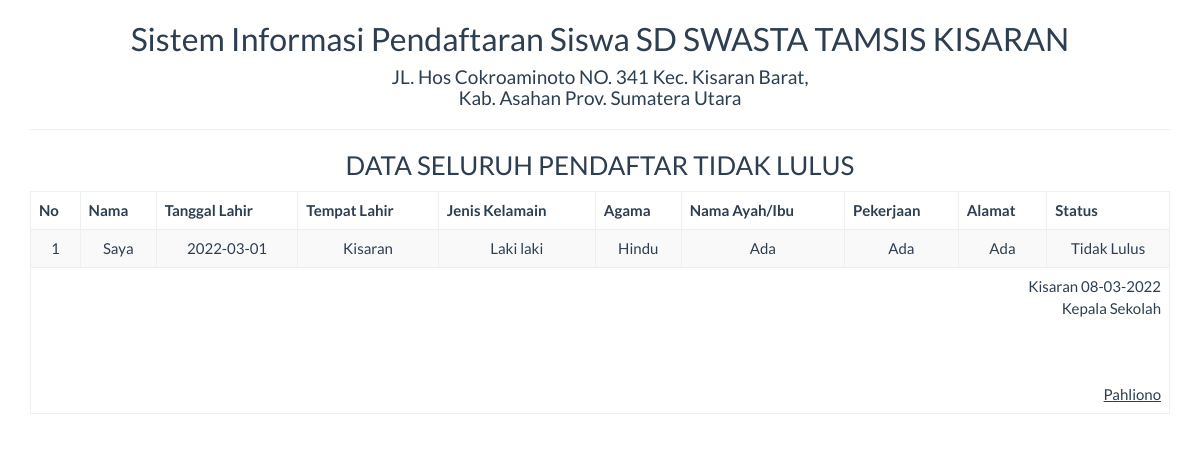
Page /report/tidaklulus_semua.php on the committed database.
### tables this page shows
CREATE TABLE `tbl_pendaftar` (
  `id` int(11) NOT NULL,
  `nmsiswa` varchar(255) NOT NULL,
  `tgllahir` date NOT NULL,
  `tempatlahir` varchar(50) NOT NULL,
  `jk` varchar(20) NOT NULL,
  `agama` varchar(20) NOT NULL,
  `nmortu` varchar(255) NOT NULL,
  `pekerjaan` varchar(50) NOT NULL,
  `nohp` varchar(15) NOT NULL,
  `nowa` varchar(15) NOT NULL,
  `alamat` varchar(200) NOT NULL,
  `id_status` varchar(20) NOT NULL
);

### report/tidaklulus_semua.php (the view, shortened to what this page needs)
<!DOCTYPE html>
<html>
    <head>
        <link href="../Assets/css/bootstrap.min.css" rel="stylesheet" type="text/css"/>
    </head>
    <body onload="print()">
        <?php
        include '../config/koneksi.php';
        ?>
        <div class="container">
            <div class='row'>
                <div class="col-sm-12">
                    <div class="text-center">
                        <h2>Sistem Informasi Pendaftaran Siswa SD SWASTA TAMSIS KISARAN</h2>
                        <h4> JL. Hos Cokroaminoto NO. 341 Kec. Kisaran Barat,<br> Kab. Asahan Prov. Sumatera Utara </h4>
                        <hr>
                        <h3>DATA SELURUH PENDAFTAR TIDAK LULUS</h3>
                        <table class="table table-bordered table-striped table-hover">
                        <tbody>
                                <thead>
								<tr>
								<th>No</th>
                                <th>Nama</th>
                                <th>Tanggal Lahir</th>
                                <th>Tempat Lahir</th>
                                <th>Jenis Kelamain</th>
                                <th>Agama</th>
                                <th>Nama Ayah/Ibu</th>
                                <th>Pekerjaan</th>
                                <th>Alamat</th>
                                <th>Status</th>
								</tr>
								</thead>
							<tbody>
                            <?php
                            $sql = "SELECT * FROM tbl_pendaftar where id_status='Tidak Lulus'";
                            $query = mysqli_query($koneksi, $sql) or die("SQL Anda Salah");
                            $nomor = 0;
                            while ($data = mysqli_fetch_array($query)) {
                                $nomor++;
                                ?>
                                <tr>
                                    <td><?= $nomor ?></td>
									<td><?= $data['nmsiswa'] ?></td>
                                    <td><?= $data['tgllahir'] ?></td>
                                    <td><?= $data['tempatlahir'] ?></td>
                                    <td><?= $data['jk'] ?></td>
                                    <td><?= $data['agama'] ?></td>
                                    <td><?= $data['nmortu'] ?></td>
                                    <td><?= $data['pekerjaan'] ?></td>
                                    <td><?= $data['alamat'] ?></td>
                                    <td><?= $data['id_status'] ?></td>
                                </tr>
                            <?php } ?>
							</tbody>
                        </tbody>
                            <tfoot>
                                <tr>
                                    <td colspan="10" class="text-right">
                                        Kisaran  <?= date("d-m-Y") ?>
                                        <br>
                                        Kepala Sekolah
                                        <br><br><br><br>
                                        <u>Pahliono<strong></u><br>
                                    </td>
								</tr>
							</tfoot>
                        </table>
                    </div>
                </div>
            </div>
    </body>
</html>

### rows in the picture
tbl_pendaftar: nmsiswa "Saya", tgllahir "2022-03-01", tempatlahir "Kisaran", jk "Laki laki", agama "Hindu", nmortu "Ada", pekerjaan "Ada", alamat "Ada", id_status "Tidak Lulus"
